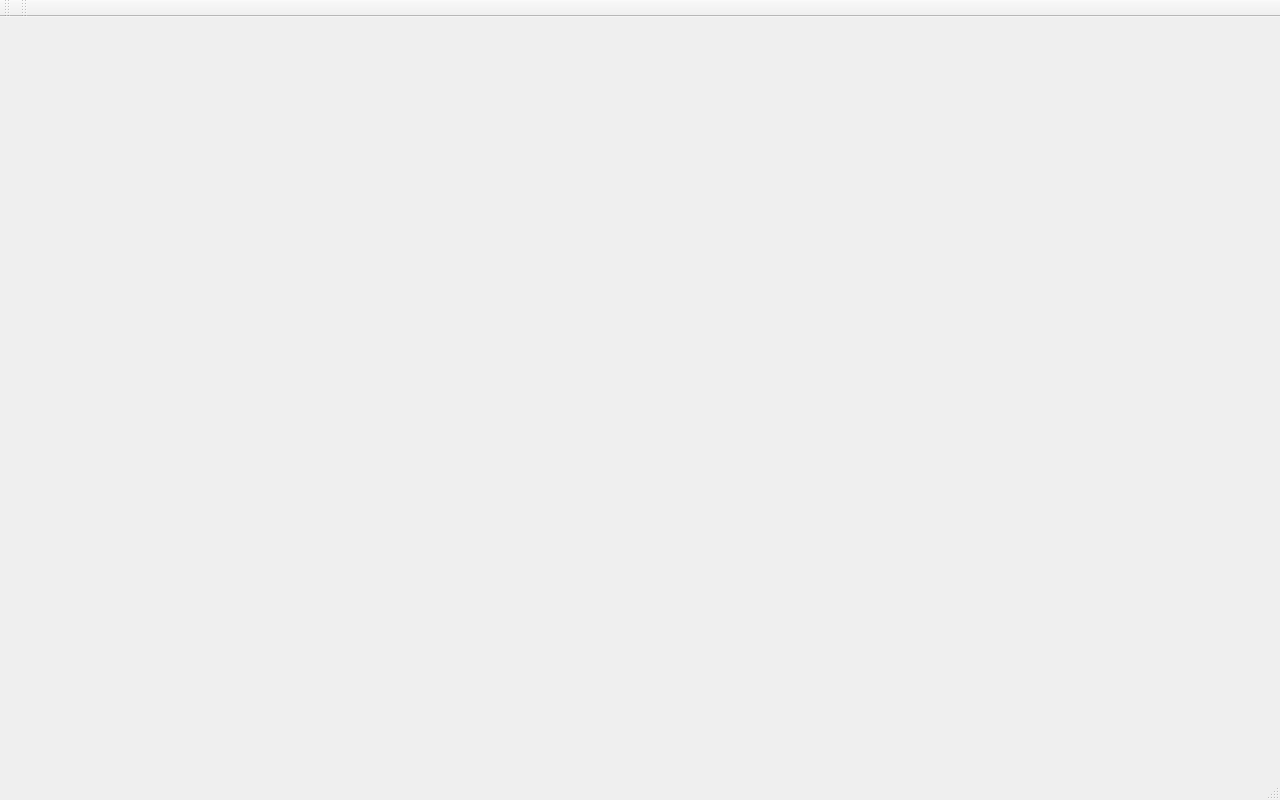
<?xml version="1.0" encoding="UTF-8"?>
<ui version="4.0">
 <class>MainWindow</class>
 <widget class="QMainWindow" name="MainWindow">
  <property name="geometry">
   <rect>
    <x>0</x>
    <y>0</y>
    <width>1280</width>
    <height>800</height>
   </rect>
  </property>
  <property name="windowTitle">
   <string>MainWindow</string>
  </property>
  <widget class="QWidget" name="centralWidget"/>
  <widget class="QMenuBar" name="menuBar">
   <property name="geometry">
    <rect>
     <x>0</x>
     <y>0</y>
     <width>1280</width>
     <height>17</height>
    </rect>
   </property>
  </widget>
  <widget class="QToolBar" name="mainToolBar">
   <attribute name="toolBarArea">
    <enum>TopToolBarArea</enum>
   </attribute>
   <attribute name="toolBarBreak">
    <bool>false</bool>
   </attribute>
  </widget>
  <widget class="QStatusBar" name="statusBar"/>
  <widget class="QToolBar" name="toolBar">
   <property name="windowTitle">
    <string>toolBar</string>
   </property>
   <attribute name="toolBarArea">
    <enum>TopToolBarArea</enum>
   </attribute>
   <attribute name="toolBarBreak">
    <bool>false</bool>
   </attribute>
  </widget>
 </widget>
 <layoutdefault spacing="6" margin="11"/>
 <resources/>
 <connections/>
</ui>
